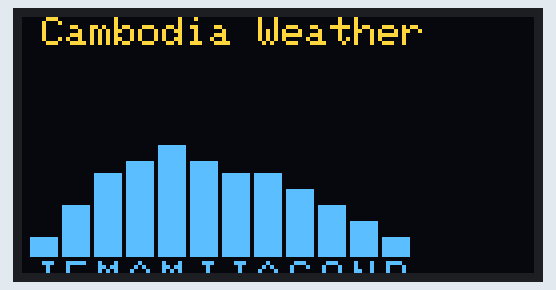
This sketch was run on a simulated Arduino Uno, built with avr-gcc and run on an emulated ATmega328P. Shown: 128×64 one-colour display. The OLED is the two-colour kind (top 16 rows yellow).

Above: at 0.1 s.

The sketch:

oled_weather_KH.ino
```cpp
#include <Wire.h>
#include <Adafruit_GFX.h>
#include <Adafruit_SSD1306.h>

#define SCREEN_WIDTH 128
#define SCREEN_HEIGHT 64
#define OLED_ADDRESS 0x3C

Adafruit_SSD1306 display(SCREEN_WIDTH, SCREEN_HEIGHT, &Wire);

// Cambodia average monthly temperature (°C)
int tempData[12] = {26, 28, 30, 31, 32, 31, 30, 30, 29, 28, 27, 26};
// Month labels
const char* months = "JFMAMJJASOND";

void setup() {
  Serial.begin(9600);

  if (!display.begin(SSD1306_SWITCHCAPVCC, OLED_ADDRESS)) {
    Serial.println("OLED not found");
    while (1);
  }

  display.clearDisplay();

  // Draw Title
  display.setTextSize(1);
  display.setTextColor(SSD1306_WHITE);
  display.setCursor(5, 0);
  display.println("Cambodia Weather");

  // Graph area starts at y = 15
  int baseY = 60;   // Bottom of graph
  int barWidth = 8;

  for (int i = 0; i < 12; i++) {
    int barHeight = map(tempData[i], 25, 35, 2, 40);
    int x = i * barWidth + 2;

    // Draw bar
    display.fillRect(x, baseY - barHeight, barWidth - 1, barHeight, SSD1306_WHITE);

    // Month letter
    display.setCursor(x + 1, baseY + 1);
    display.write(months[i]);
  }

  display.display();
}

void loop() { }
```
